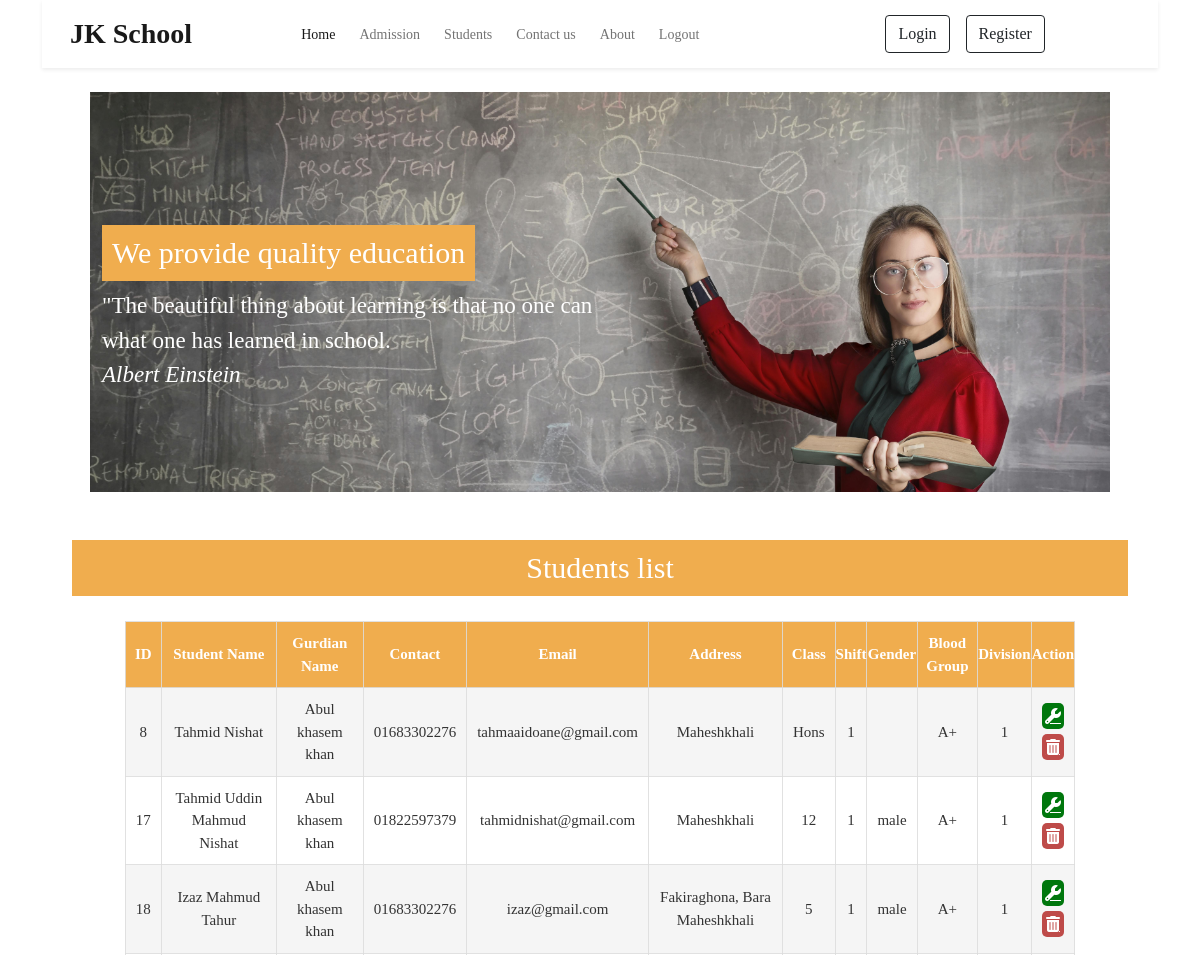
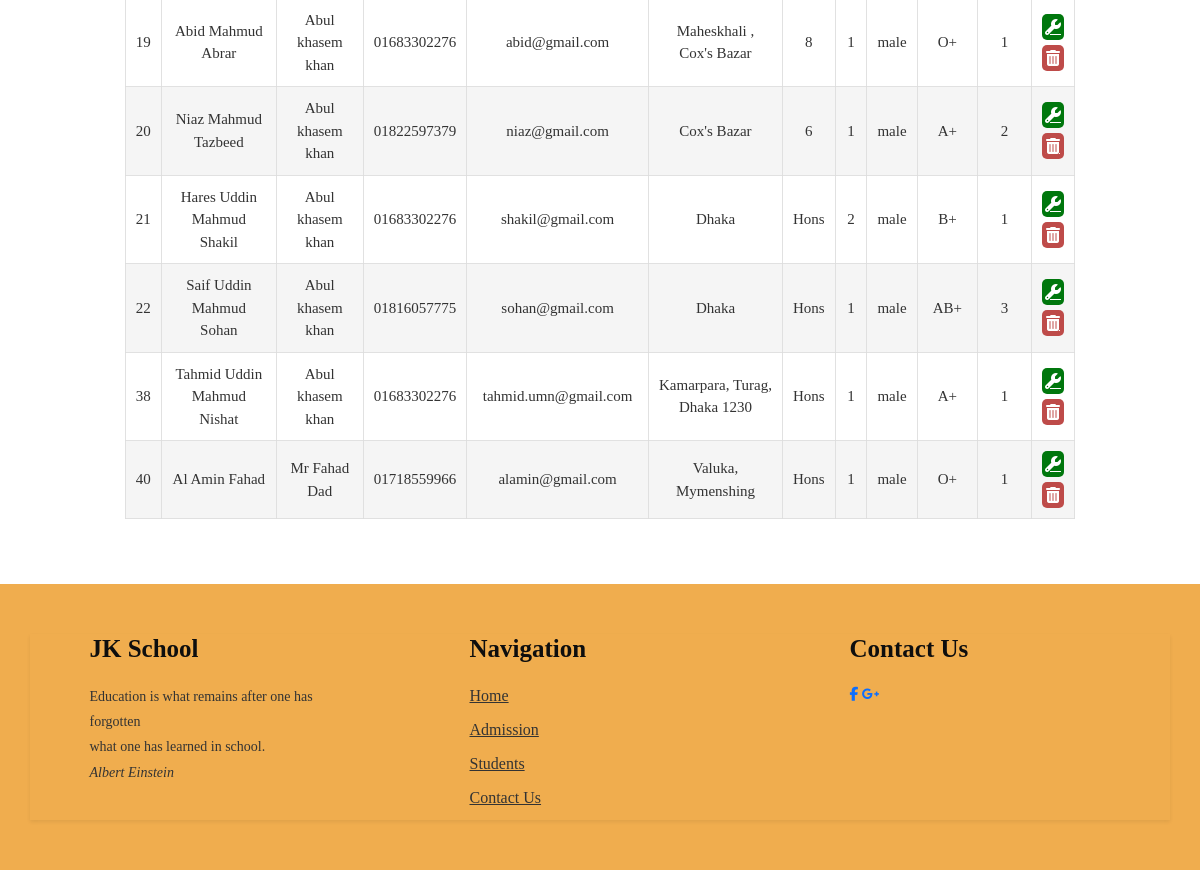
Before: /?a=view with the older database file (2 pictures, top to bottom).
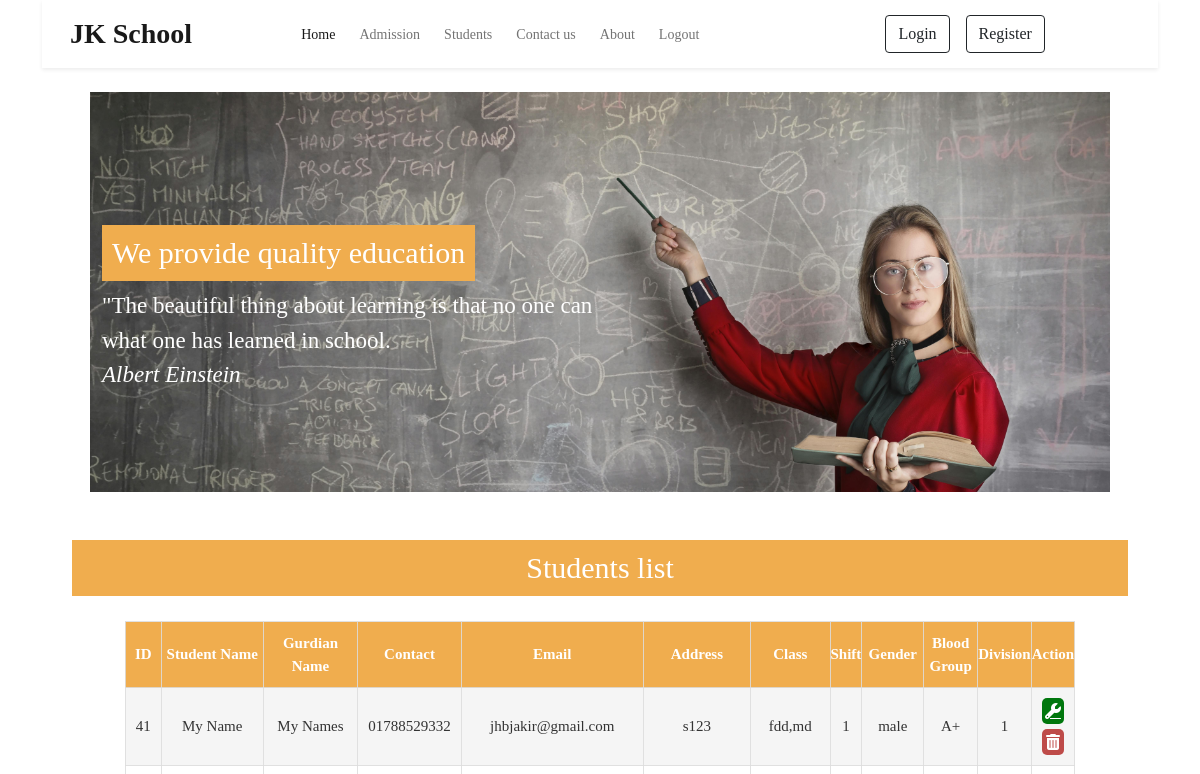
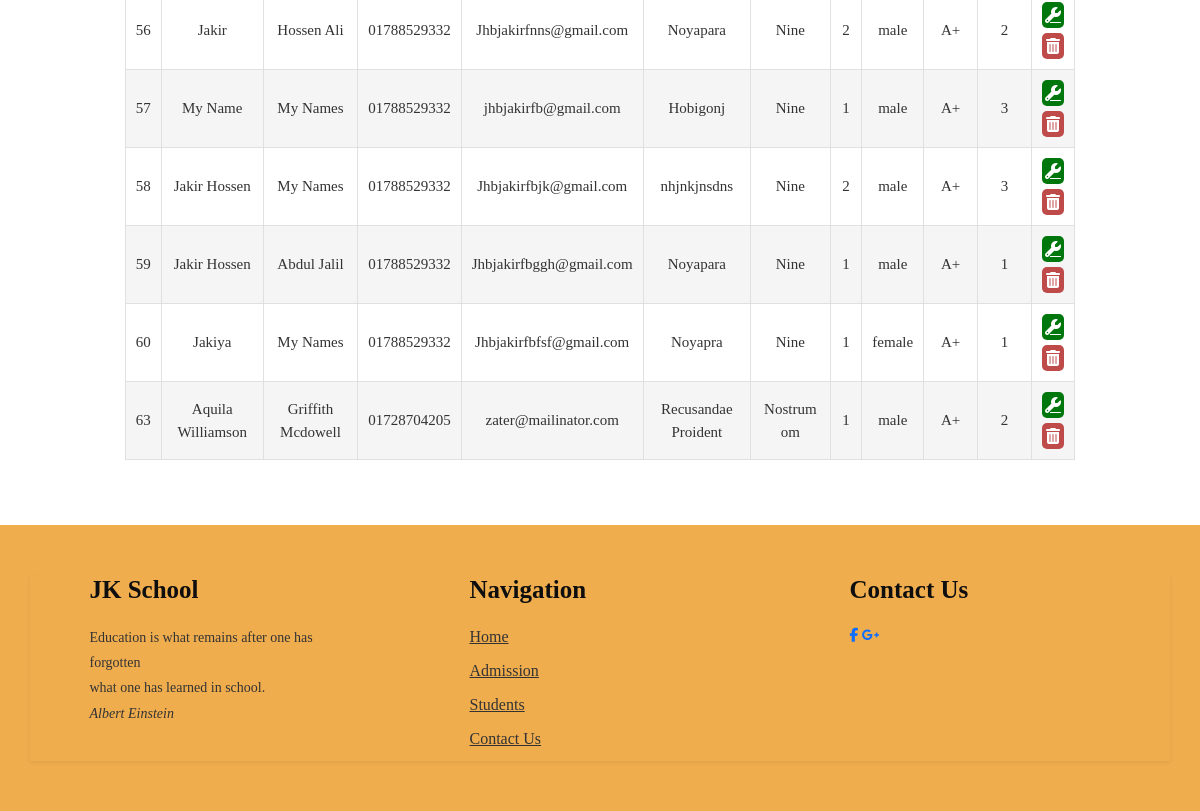
After: the same page with the newer database file (2 pictures, top to bottom).
### tables this page shows
CREATE TABLE `student` (
  `id` int(11) NOT NULL,
  `sname` varchar(200) NOT NULL,
  `gname` varchar(200) NOT NULL,
  `contact` varchar(50) NOT NULL,
  `email` varchar(100) NOT NULL,
  `address` varchar(2000) NOT NULL,
  `class` varchar(10) NOT NULL,
  `shift` int(11) NOT NULL,
  `gender` varchar(10) NOT NULL,
  `blgroup` varchar(5) NOT NULL,
  `division` int(11) NOT NULL
);

### admin/view.php (the view, shortened to what this page needs)
<div id="padding">
<div class="section-title">
    <h3>Students list</h3>
</div>
        <?php
				$sql = "select * from student";
				$table = mysqli_query($cn, $sql);
				print '<table>';
				print '<tr><th>ID</th><th>Student Name</th><th>Gurdian Name</th><th>Contact</th><th>Email</th><th>Address</th><th>Class</th><th>Shift</th><th>Gender</th><th>Blood Group</th><th>Division</th><th>Action</th></tr>';
				while($row = mysqli_fetch_assoc($table))
				{
					print '<tr>';
					print '<td>'.htmlentities($row["id"]).'</td>';
					print '<td>'.htmlentities($row["sname"]).'</td>';
					print '<td>'.htmlentities($row["gname"]).'</td>';
					print '<td>'.htmlentities($row["contact"]).'</td>';
					print '<td>'.htmlentities($row["email"]).'</td>';
					print '<td>'.htmlentities($row["address"]).'</td>';
					print '<td>'.htmlentities($row["class"]).'</td>';
					print '<td>'.htmlentities($row["shift"]).'</td>';
					print '<td>'.htmlentities($row["gender"]).'</td>';
					print '<td>'.htmlentities($row["blgroup"]).'</td>';
					print '<td>'.htmlentities($row["division"]).'</td>';
					print '<td> <a class= "action-e" href= "?a=edit&eid='.$row["id"].'"><i class="fa fa-wrench" title="Update"></i></a>
					<a class= "action-d" href= "?a='.$_GET['a'].'&did='.$row['id'].'"><i class="fa fa-trash" title="Delete"></i></a></td>';
					print '</tr>';
				}
				print '</table>';
    ?>
</div>

### index.php (shortened to what this page needs)
<!doctype html>
<html lang="en">
<head>
    <link href="https://cdn.jsdelivr.net/npm/bootstrap@5.0.2/dist/css/bootstrap.min.css" rel="stylesheet">
    <link
     rel="stylesheet"href="https://cdn.jsdelivr.net/npm/swiper@11/swiper-bundle.min.css"/>
    <link rel="stylesheet" href="styleone.css">
</head>
<body>
<div class="container mb-4">
<nav class="navbar navbar-expand-lg navbar-light bg-white px-lg-3 py-lg-2 shadow-sm sticky-top">
  <div class="container-fluid">
    <a class="navbar-brand mg-5 fw-bold fs-3 h-font" href="index.php">JK School</a>
    <div class="collapse navbar-collapse" id="navbarSupportedContent">
      <ul class="navbar-nav me-auto mb-2 mb-lg-0">
        <li class="nav-item">
          <a class="nav-link active me-2" aria-current="page" href="index.php">Home</a>
        </li>
        <li class="nav-item">
          <a class="nav-link me-2" href="?a=student_add">Admission</a>
        </li>
        <li class="nav-item">
          <a class="nav-link me-2" href="?a=view">Students</a>
        </li>
        <li class="nav-item">
          <a class="nav-link me-2" href="#">Contact us</a>
        </li>
        <li class="nav-item">
          <a class="nav-link me-2" href="#">About</a>
        </li>
        <li class="nav-item">
          <a class="nav-link me-2" href="#">Logout</a>
        </li>
      </ul>
      <div class="d-flex">
      <a href="login_registration/login.php">
    <button type="button" class="btn btn-outline-dark shadow-none me-lg-3 me-2">Login</button>
</a>
<a href="login_registration/registration.php">
    <button type="button" class="btn btn-outline-dark shadow-none">Register</button>
</a>
      </div>
    </div>
  </div>
</nav>
</div>
    <div class="welcome-area">
        <div class="owl-carousel slider-content mb-5">
            <div class="single-slider-item slider-bg-1">
                <div class="slider-inner">
                    <div class="container">
                        <div class="row">
                            <div class="col-md-12">
                                <div class="slide-text">
                                    <h2>We provide quality education</h2>
                                    <p>"The beautiful thing about learning is that no one can <br>
                                        what one has learned in school.
                                        <br><i>Albert Einstein</i>
                                    </p>
                                </div>
                            </div>
                        </div>
                    </div>
                </div>
            </div>
        </div>
    </div>
    <div class="content-area">
        <div class="container-fluid">
            <div class="row">
                <div class="col-md-12">
                    <?php include ('component/controller.php'); ?>
                </div>
            </div>
        </div>
    </div>
    <footer>
        <div class="container shadow-sm">
            <div class="row">
                <div class="col-md-3">
                    <div class="widget">
                        <h3>JK School</h3>
                        <div class="">
                        <p> Education is what remains after one has forgotten <br>
                                what one has learned in school.
                                <br><i>Albert Einstein</i>
                        </div>
                    </div>
                </div>
                <div class="col-md-3">
                    <div class="widget">
                        <h3>Navigation</h3>
                        <div class="footer-menu">
                            <ul>
                                <li><a href="#">home</a></li>
                                <li><a href="?a=student_add">admission</a></li>
                                <li><a href="?a=view">students</a></li>
                                <li><a href="#">contact us</a></li>
                            </ul>
                        </div>
                    </div>
                </div>
                <div class="col-md-3">
                    <h3>Contact Us</h3>
                    <span class="social-icon">
                        <a href=""><i class="fa fa-facebook"></i></a>
                        <a href=""><i class="fa fa-google-plus"></i></a>
                    </span>
        </div>
    </footer>
</body>
</html>

### component/controller.php
<?php
if(isset($_GET['a']))
{
    if(file_exists(('admin/'.$_GET['a'].".php")))
    {
        include('admin/'.$_GET['a'].".php");
    }
    else
    {
        print '<h4>Warning ! You are trying to violating our system.</h4>';
        var_dump($_SERVER);
    }
}
else
{
    include('admin/student_add.php');
}
?>

### styleone.css (style rules this page uses)
* { margin: 0 auto; }
body { font-family: 'Times New Roman', Times, serif; font-size: 14px; }
.slider-bg-1 { background-image: url(assets/img/student-bg-2.jpg); }
.single-slider-item { background-position: center; background-size: cover; min-height: 400px; width: 85%; display: table; padding-top: 50px; background-color: #fffafa; }
.slider-inner { display: table-cell; width: 85%; vertical-align: middle; }
.slide-text h2 { font-size: 30px; color: #fff; background:#f0ad4e; display: inline-block; padding: 10px; font-weight: 300; }
.slide-text p { color: #ffffff; font-size: 23px; }
.section-title h3 { background: #f0ad4e; padding: 10px; color: #fff; font-size: 30px; text-align: center; margin-bottom: 25px; }
table { color: #333; border: none; width: 90%; font-size: 15px; margin-bottom: 35px; overflow: hidden; }
th { background-color: #f0ad4e; color: #fff; padding: 10px 0; font-size: 15px; text-align: center; border: 1px solid #dddd; }
td { border: 1px solid #dddd; padding: 10px; text-align: center; }
.action-e { display: block; background: #00770D; color: #fff; border-radius: 5px; margin-bottom: 5px; }
.action-d { display: block; background: #BE4B49; color: #fff; border-radius: 5px; }
.action-d i.fa, a.action-e i.fa { display: block; padding: 5px 0; font-size: 16px; }
tr:nth-child(even) { background-color: #f5f5f5; }
footer { background-color: #f0ad4e; padding: 50px 0; }
.widget p { color: #333; margin-right: 20px; margin-top: 20px; line-height: 1.8; }
footer h3 { color: #0e0e0e; font-size: 25px; font-weight: 600; margin-bottom: 20px; }
.footer-menu ul { margin: 0; padding: 0; list-style: none; }
.footer-menu li { display: block; }
.footer-menu ul li a { color: #333; text-transform: capitalize; margin-bottom: 10px; display: inline-block; font-size: 16px; }
.content-area { padding-bottom: 30px; }
div#padding { padding: 0 60px; }

Changed rows visible on the page:
removed student: id "8", sname "Tahmid Nishat", gname "Abul khasem khan", contact "01683302276", email "tahmaaidoane@gmail.com", address "Maheshkhali", class "Hons", shift "1", blgroup "A+", division "1"
removed student: id "17", sname "Tahmid Uddin Mahmud Nishat", gname "Abul khasem khan", contact "01822597379", email "tahmidnishat@gmail.com", address "Maheshkhali", class "12", shift "1", gender "male", blgroup "A+", division "1"
removed student: id "18", sname "Izaz Mahmud Tahur", gname "Abul khasem khan", contact "01683302276", email "izaz@gmail.com", address "Fakiraghona, Bara Maheshkhali", class "5", shift "1", gender "male", blgroup "A+", division "1"
removed student: id "19", sname "Abid Mahmud Abrar", gname "Abul khasem khan", contact "01683302276", email "abid@gmail.com", address "Maheskhali , Cox's Bazar", class "8", shift "1", gender "male", blgroup "O+", division "1"
removed student: id "20", sname "Niaz Mahmud Tazbeed", gname "Abul khasem khan", contact "01822597379", email "niaz@gmail.com", address "Cox's Bazar", class "6", shift "1", gender "male", blgroup "A+", division "2"
removed student: id "21", sname "Hares Uddin Mahmud Shakil", gname "Abul khasem khan", contact "01683302276", email "shakil@gmail.com", address "Dhaka", class "Hons", shift "2", gender "male", blgroup "B+", division "1"
removed student: id "22", sname "Saif Uddin Mahmud Sohan", gname "Abul khasem khan", contact "01816057775", email "sohan@gmail.com", address "Dhaka", class "Hons", shift "1", gender "male", blgroup "AB+", division "3"
removed student: id "38", sname "Tahmid Uddin Mahmud Nishat", gname "Abul khasem khan", contact "01683302276", email "tahmid.umn@gmail.com", address "Kamarpara, Turag, Dhaka 1230", class "Hons", shift "1", gender "male", blgroup "A+", division "1"
removed student: id "40", sname "Al Amin Fahad", gname "Mr Fahad Dad", contact "01718559966", email "alamin@gmail.com", address "Valuka, Mymenshing", class "Hons", shift "1", gender "male", blgroup "O+", division "1"
added student: id "41", sname "My Name", gname "My Names", contact "01788529332", email "jhbjakir@gmail.com", address "s123", class "fdd,md", shift "1", gender "male", blgroup "A+", division "1"
added student: id "56", sname "Jakir", gname "Hossen Ali", contact "01788529332", email "Jhbjakirfnns@gmail.com", address "Noyapara", class "Nine", shift "2", gender "male", blgroup "A+", division "2"
added student: id "57", sname "My Name", gname "My Names", contact "01788529332", email "jhbjakirfb@gmail.com", address "Hobigonj", class "Nine", shift "1", gender "male", blgroup "A+", division "3"
added student: id "58", sname "Jakir Hossen", gname "My Names", contact "01788529332", email "Jhbjakirfbjk@gmail.com", address "nhjnkjnsdns", class "Nine", shift "2", gender "male", blgroup "A+", division "3"
added student: id "59", sname "Jakir Hossen", gname "Abdul Jalil", contact "01788529332", email "Jhbjakirfbggh@gmail.com", address "Noyapara", class "Nine", shift "1", gender "male", blgroup "A+", division "1"
added student: id "60", sname "Jakiya", gname "My Names", contact "01788529332", email "Jhbjakirfbfsf@gmail.com", address "Noyapra", class "Nine", shift "1", gender "female", blgroup "A+", division "1"
added student: id "63", sname "Aquila Williamson", gname "Griffith Mcdowell", contact "01728704205", email "zater@mailinator.com", address "Recusandae Proident", class "Nostrum om", shift "1", gender "male", blgroup "A+", division "2"
